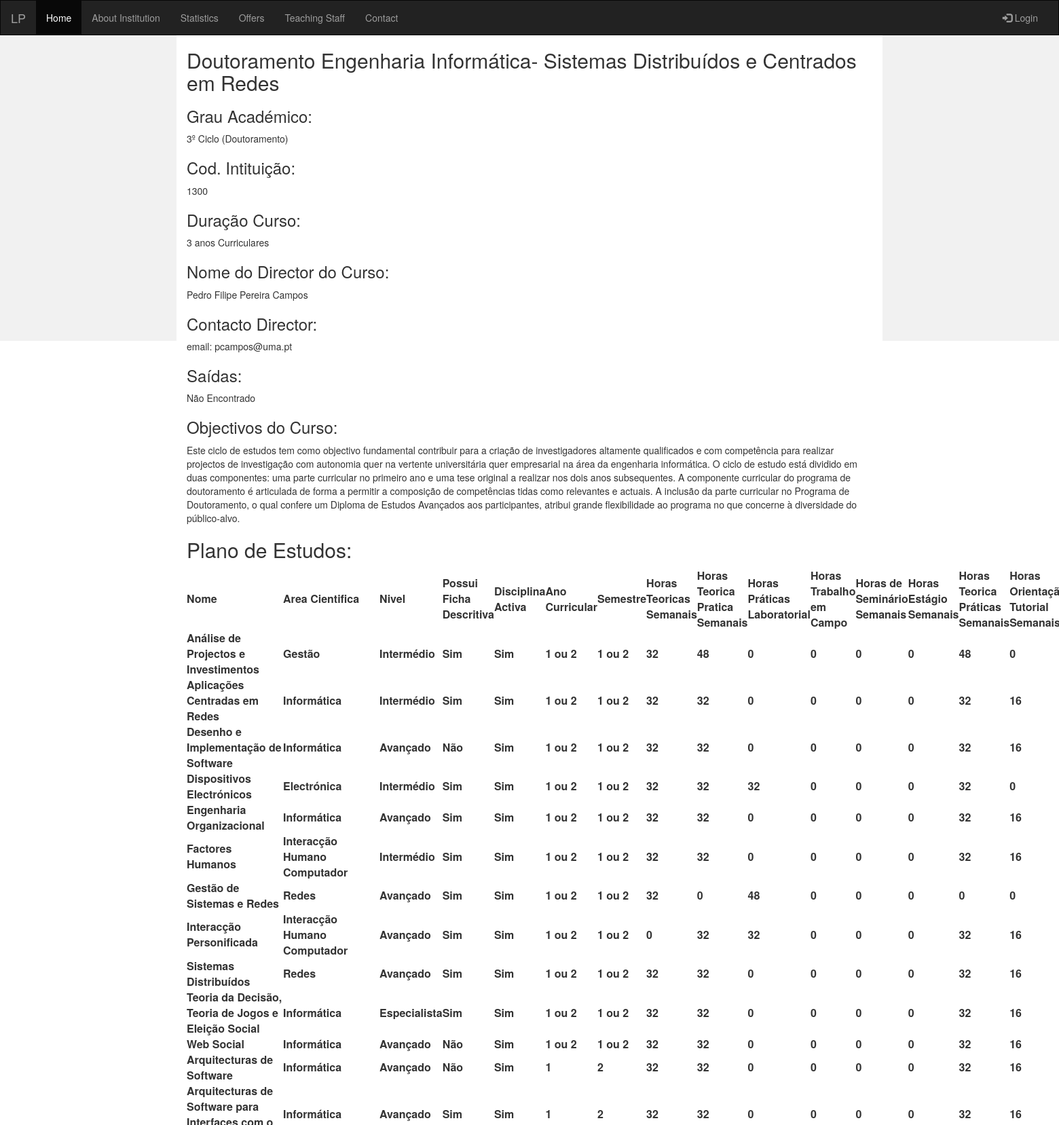
The page /offers/4 (upper part) on the database its author committed.
### db_creation.py (models this page shows, shortened)
class Cursos(db.Model):
    __tablename__ = 'cursos'
    id = db.Column(db.Integer, primary_key=True)
    nome_curso = db.Column(db.String)
    tipo_curso = db.Column(db.String)
    cod_escola = db.Column(db.Integer)
    duracao_curso = db.Column(db.String)
    nome_escola = db.Column(db.String)
    saidas_descricao = db.Column(db.String)
    nome_director = db.Column(db.String)
    email_director = db.Column(db.String)
    objectivos_curso = db.Column(db.String)
    escola_id = db.Column(db.Integer, db.ForeignKey('escolas.id'))
    ligacao = db.relationship("Escolas", backref=db.backref('cursos', order_by=id))

class unidadesCurriculares(db.Model):
    __tablename__ = 'unidades_curriculares'
    id = db.Column(db.Integer, primary_key=True)
    nome_disciplina = db.Column(db.String)
    area_cientifica = db.Column(db.String)
    nivel = db.Column(db.String)
    ficha_descritiva = db.Column(db.String)
    disciplina_ativa = db.Column(db.String)
    ano_curricular = db.Column(db.Integer)
    semestre = db.Column(db.String)
    horas_teoricas_semanal = db.Column(db.Integer)
    horas_teorica_praticas_semanal = db.Column(db.Integer)
    horas_praticas_laboratorial = db.Column(db.Integer)
    horas_trabalho_campo = db.Column(db.Integer)
    horas_seminario_semanal = db.Column(db.Integer)
    horas_estagio_semanal = db.Column(db.Integer)
    horas_orientacao_tutorial_semanal = db.Column(db.Integer)
    creditos_disciplina = db.Column(db.Integer)
    curso_id = db.Column(db.Integer, db.ForeignKey('cursos.id'))
    ligacao = db.relationship("Cursos", backref=db.backref('unidades_curriculares', order_by=id))

### Aplication.py (the view)
@app.route("/offers/<id>")
def cursosPages(id):
    cadeiras = []
    for var, nome_curso, tipo_curso, cod_escola, duracao, saidas_descricao, nome_director, email_director, objectivos_curso in db.session.query(
                    Cursos.id == id, Cursos.nome_curso, Cursos.tipo_curso, Cursos.cod_escola, Cursos.duracao_curso,
            Cursos.saidas_descricao, Cursos.nome_director, Cursos.email_director, Cursos.objectivos_curso):
        if (var == True):
            nome_curso = nome_curso
            tipo_curso = tipo_curso
            cod_escola = cod_escola
            duracao = duracao
            saidas_descricao = saidas_descricao
            nome_director = nome_director
            email_director = email_director
            objectivos_curso = objectivos_curso
    for var, nome_disciplina, area_cientifica, nivel, ficha_descritiva, disciplina_ativa, ano_curricular, semestre, horas_teoricas_semanal, horas_teorica_praticas_semanal, horas_praticas_laboratorial, horas_trabalho_campo, horas_seminario_semanal, horas_estagio_semanal, horas_orientacao_tutorial_semanal, creditos_disciplina in db.session.query(
                    unidadesCurriculares.curso_id == id, unidadesCurriculares.nome_disciplina,
            unidadesCurriculares.area_cientifica, unidadesCurriculares.nivel, unidadesCurriculares.ficha_descritiva,
            unidadesCurriculares.disciplina_ativa, unidadesCurriculares.ano_curricular, unidadesCurriculares.semestre,
            unidadesCurriculares.horas_teoricas_semanal, unidadesCurriculares.horas_teorica_praticas_semanal,
            unidadesCurriculares.horas_praticas_laboratorial, unidadesCurriculares.horas_trabalho_campo,
            unidadesCurriculares.horas_seminario_semanal, unidadesCurriculares.horas_estagio_semanal,
            unidadesCurriculares.horas_orientacao_tutorial_semanal,
            unidadesCurriculares.creditos_disciplina):
        if (var == True):
            cadeira = dict(nome_disciplina=nome_disciplina, area_cientifica=area_cientifica, nivel=nivel,
                           ficha_descritiva=ficha_descritiva, disciplina_ativa=disciplina_ativa,
                           ano_curricular=ano_curricular,
                           semestre=semestre, horas_teoricas_semanal=horas_teoricas_semanal,
                           horas_teorica_praticas_semanal=horas_teorica_praticas_semanal,
                           horas_praticas_laboratorial=horas_praticas_laboratorial,
                           horas_trabalho_campo=horas_trabalho_campo, horas_seminario_semanal=horas_seminario_semanal,
                           horas_estagio_semanal=horas_estagio_semanal,
                           horas_orientacao_tutorial_semanal=horas_orientacao_tutorial_semanal,
                           creditos_disciplina=creditos_disciplina)
            cadeiras.append(cadeira)
    return render_template('offersPages.html', moradaUniversidade=morada,
                           telefoneUniversidade=telefone, faxUniversidade=fax, email_Universidade=email_uni,
                           email_reitoriaUniversidade=email_reitoria, horarioUniversidade=horario, nomeCurso=nome_curso,
                           tipoCurso=tipo_curso, codEscola=cod_escola,
                           duracaoCurso=duracao, saidasCurso=saidas_descricao, nomeDirector=nome_director,
                           emaiDirector=email_director, objectivosCurso=objectivos_curso, cadeirasCurso=cadeiras)

### templates/offersPages.html (shortened to what this page needs)
<html lang="en">
<head>
    <link rel="stylesheet" href="https://maxcdn.bootstrapcdn.com/bootstrap/3.3.7/css/bootstrap.min.css">
</head>
<body>
<nav class="navbar navbar-inverse">
    <div class="container-fluid">
        <div class="navbar-header">
            <a class="navbar-brand" href="/index">LP</a>
        </div>
        <div class="collapse navbar-collapse" id="myNavbar">
            <ul class="nav navbar-nav">
                <li class="active"><a hhref="/index">Home</a></li>
                <li><a href="/about">About Institution</a></li>
                <li><a href="/statistics">Statistics</a></li>
                <li><a href="/offers">Offers</a></li>
                <li><a href="/docentes">Teaching Staff</a></li>
                <li><a href="/contacts">Contact</a></li>
            </ul>
            <ul class="nav navbar-nav navbar-right">
                <li><a href="#"><span class="glyphicon glyphicon-log-in"></span> Login</a></li>
            </ul>
        </div>
    </div>
</nav>
<div class="container-fluid text-center">
    <div class="row content">
        <div class="col-sm-2 sidenav">
        </div>
        <div class="col-sm-8 text-left">
            <h2>{{ nomeCurso }}</h2>
            <h3>Grau Académico:</h3>
            <p>{{ tipoCurso }}</p>
            <h3>Cod. Intituição:</h3>
            <p> {{ codEscola }}</p>
            <h3>Duração Curso:</h3>
            <p>{{ duracaoCurso }}</p>
            <h3>Nome do Director do Curso:</h3>
            <p>{{ nomeDirector }}</p>
            <h3>Contacto Director:</h3>
            <p>{{ emaiDirector }}</p>
            <h3>Saídas:</h3>
            <p>{{ saidasCurso }}</p>
            <h3>Objectivos do Curso:</h3>
            <p>{{ objectivosCurso }}</p>
            <h2>Plano de Estudos:</h2>
            <table>
                <tbody>
                    <tr>
                        <th>Nome</th>
                        <th>Area Cientifica</th>
                        <th>Nivel</th>
                        <th>Possui Ficha Descritiva</th>
                        <th>Disciplina Activa</th>
                        <th>Ano Curricular</th>
                        <th>Semestre</th>
                        <th>Horas Teoricas Semanais</th>
                        <th>Horas Teorica Pratica Semanais</th>
                        <th>Horas Práticas Laboratorial</th>
                        <th>Horas Trabalho em Campo</th>
                        <th>Horas de Seminário Semanais</th>
                        <th>Horas Estágio Semanais</th>
                        <th>Horas Teorica Práticas Semanais</th>
                        <th>Horas Orientação Tutorial Semanais</th>
                    </tr>
                {% for item in cadeirasCurso %}
                    <tr>
                        <th>{{ item.nome_disciplina }}</th>
                        <th>{{ item.area_cientifica }}</th>
                        <th>{{ item.nivel }}</th>
                        <th>{{ item.ficha_descritiva }}</th>
                        <th>{{ item.disciplina_ativa }}</th>
                        <th>{{ item.ano_curricular }}</th>
                        <th>{{ item.semestre }}</th>
                        <th>{{ item.horas_teoricas_semanal }}</th>
                        <th>{{ item.horas_teorica_praticas_semanal }}</th>
                        <th>{{ item.horas_praticas_laboratorial }}</th>
                        <th>{{ item.horas_trabalho_campo }}</th>
                        <th>{{ item.horas_seminario_semanal }}</th>
                        <th>{{ item.horas_estagio_semanal }}</th>
                        <th>{{ item.horas_teorica_praticas_semanal }}</th>
                        <th>{{ item.horas_orientacao_tutorial_semanal }}</th>
                    </tr>
                {% endfor %}
            </table>
        </div>
        <div class="col-sm-2 sidenav">
        </div>
    </div>
</div>
</body>
</html>

### templates/offersPages.html (style rules this page uses)
.navbar { margin-bottom: 0; border-radius: 0; }
.row.content { height: 450px }
.sidenav { padding-top: 20px; background-color: #f1f1f1; height: 100%; }

### rows shown on the page
Cursos: nome_curso "Doutoramento Engenharia Informática- Sistemas Distribuídos e Centrados em Redes", tipo_curso "3º Ciclo (Doutoramento)", cod_escola "1300", duracao_curso "3 anos Curriculares", nome_director "Pedro Filipe Pereira Campos", email_director "email: pcampos@uma.pt", saidas_descricao "Não Encontrado", objectivos_curso "Este ciclo de estudos tem como objectivo fundamental contribuir para a criação de investigadores altamente qualificados e com competência para realizar projectos de investigação com autonomia quer na vertente universitária quer empresarial na área da engenharia informática. O ciclo de estudo está dividido em duas componentes: uma parte curricular no primeiro ano e uma tese original a realizar nos dois anos subsequentes. A componente curricular do programa de doutoramento é articulada de forma a permitir a composição de competências tidas como relevantes e actuais. A inclusão da parte curricular no Programa de Doutoramento, o qual confere um Diploma de Estudos Avançados aos participantes,…"
unidadesCurriculares: nome_disciplina "Análise de Projectos e Investimentos", area_cientifica "Gestão", nivel "Intermédio", ficha_descritiva "Sim", disciplina_ativa "Sim", ano_curricular "1 ou 2", semestre "1 ou 2", horas_teoricas_semanal "32", horas_teorica_praticas_semanal "48", horas_praticas_laboratorial "0", horas_trabalho_campo "0", horas_seminario_semanal "0", horas_estagio_semanal "0", horas_orientacao_tutorial_semanal "0"
unidadesCurriculares: nome_disciplina "Aplicações Centradas em Redes", area_cientifica "Informática", nivel "Intermédio", ficha_descritiva "Sim", disciplina_ativa "Sim", ano_curricular "1 ou 2", semestre "1 ou 2", horas_teoricas_semanal "32", horas_teorica_praticas_semanal "32", horas_praticas_laboratorial "0", horas_trabalho_campo "0", horas_seminario_semanal "0", horas_estagio_semanal "0", horas_orientacao_tutorial_semanal "16"
unidadesCurriculares: nome_disciplina "Desenho e Implementação de Software", area_cientifica "Informática", nivel "Avançado", ficha_descritiva "Não", disciplina_ativa "Sim", ano_curricular "1 ou 2", semestre "1 ou 2", horas_teoricas_semanal "32", horas_teorica_praticas_semanal "32", horas_praticas_laboratorial "0", horas_trabalho_campo "0", horas_seminario_semanal "0", horas_estagio_semanal "0", horas_orientacao_tutorial_semanal "16"
unidadesCurriculares: nome_disciplina "Dispositivos Electrónicos", area_cientifica "Electrónica", nivel "Intermédio", ficha_descritiva "Sim", disciplina_ativa "Sim", ano_curricular "1 ou 2", semestre "1 ou 2", horas_teoricas_semanal "32", horas_teorica_praticas_semanal "32", horas_praticas_laboratorial "32", horas_trabalho_campo "0", horas_seminario_semanal "0", horas_estagio_semanal "0", horas_orientacao_tutorial_semanal "0"
unidadesCurriculares: nome_disciplina "Engenharia Organizacional", area_cientifica "Informática", nivel "Avançado", ficha_descritiva "Sim", disciplina_ativa "Sim", ano_curricular "1 ou 2", semestre "1 ou 2", horas_teoricas_semanal "32", horas_teorica_praticas_semanal "32", horas_praticas_laboratorial "0", horas_trabalho_campo "0", horas_seminario_semanal "0", horas_estagio_semanal "0", horas_orientacao_tutorial_semanal "16"
unidadesCurriculares: nome_disciplina "Factores Humanos", area_cientifica "Interacção Humano Computador", nivel "Intermédio", ficha_descritiva "Sim", disciplina_ativa "Sim", ano_curricular "1 ou 2", semestre "1 ou 2", horas_teoricas_semanal "32", horas_teorica_praticas_semanal "32", horas_praticas_laboratorial "0", horas_trabalho_campo "0", horas_seminario_semanal "0", horas_estagio_semanal "0", horas_orientacao_tutorial_semanal "16"
unidadesCurriculares: nome_disciplina "Gestão de Sistemas e Redes", area_cientifica "Redes", nivel "Avançado", ficha_descritiva "Sim", disciplina_ativa "Sim", ano_curricular "1 ou 2", semestre "1 ou 2", horas_teoricas_semanal "32", horas_teorica_praticas_semanal "0", horas_praticas_laboratorial "48", horas_trabalho_campo "0", horas_seminario_semanal "0", horas_estagio_semanal "0", horas_orientacao_tutorial_semanal "0"
unidadesCurriculares: nome_disciplina "Interacção Personificada", area_cientifica "Interacção Humano Computador", nivel "Avançado", ficha_descritiva "Sim", disciplina_ativa "Sim", ano_curricular "1 ou 2", semestre "1 ou 2", horas_teoricas_semanal "0", horas_teorica_praticas_semanal "32", horas_praticas_laboratorial "32", horas_trabalho_campo "0", horas_seminario_semanal "0", horas_estagio_semanal "0", horas_orientacao_tutorial_semanal "16"
unidadesCurriculares: nome_disciplina "Sistemas Distribuídos", area_cientifica "Redes", nivel "Avançado", ficha_descritiva "Sim", disciplina_ativa "Sim", ano_curricular "1 ou 2", semestre "1 ou 2", horas_teoricas_semanal "32", horas_teorica_praticas_semanal "32", horas_praticas_laboratorial "0", horas_trabalho_campo "0", horas_seminario_semanal "0", horas_estagio_semanal "0", horas_orientacao_tutorial_semanal "16"
unidadesCurriculares: nome_disciplina "Teoria da Decisão, Teoria de Jogos e Eleição Social", area_cientifica "Informática", nivel "Especialista", ficha_descritiva "Sim", disciplina_ativa "Sim", ano_curricular "1 ou 2", semestre "1 ou 2", horas_teoricas_semanal "32", horas_teorica_praticas_semanal "32", horas_praticas_laboratorial "0", horas_trabalho_campo "0", horas_seminario_semanal "0", horas_estagio_semanal "0", horas_orientacao_tutorial_semanal "16"
unidadesCurriculares: nome_disciplina "Web Social", area_cientifica "Informática", nivel "Avançado", ficha_descritiva "Não", disciplina_ativa "Sim", ano_curricular "1 ou 2", semestre "1 ou 2", horas_teoricas_semanal "32", horas_teorica_praticas_semanal "32", horas_praticas_laboratorial "0", horas_trabalho_campo "0", horas_seminario_semanal "0", horas_estagio_semanal "0", horas_orientacao_tutorial_semanal "16"
unidadesCurriculares: nome_disciplina "Arquitecturas de Software", area_cientifica "Informática", nivel "Avançado", ficha_descritiva "Não", disciplina_ativa "Sim", ano_curricular "1", semestre "2", horas_teoricas_semanal "32", horas_teorica_praticas_semanal "32", horas_praticas_laboratorial "0", horas_trabalho_campo "0", horas_seminario_semanal "0", horas_estagio_semanal "0", horas_orientacao_tutorial_semanal "16"
unidadesCurriculares: area_cientifica "Informática", nivel "Avançado", ficha_descritiva "Sim", disciplina_ativa "Sim", ano_curricular "1", semestre "2", horas_teoricas_semanal "32", horas_teorica_praticas_semanal "32", horas_praticas_laboratorial "0", horas_trabalho_campo "0", horas_seminario_semanal "0", horas_estagio_semanal "0", horas_orientacao_tutorial_semanal "16"
